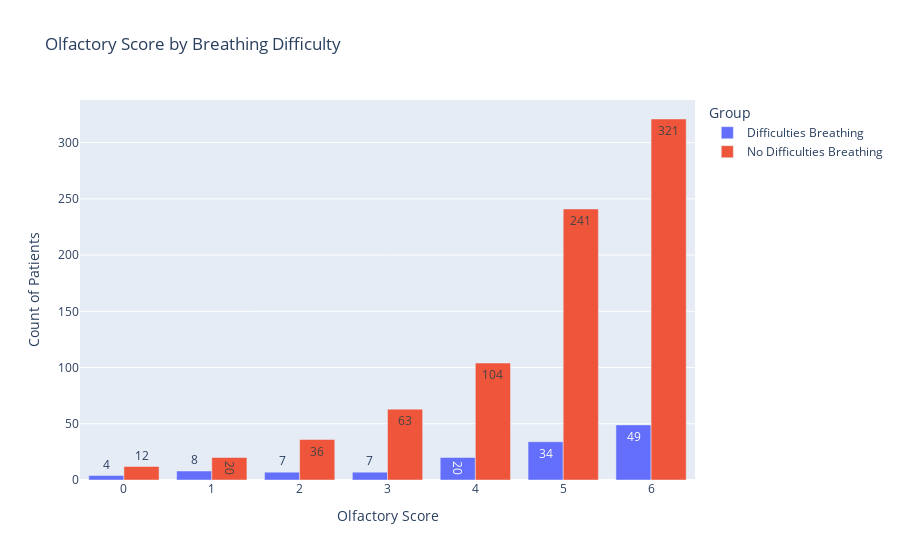

The notebook cell this image was saved under:
### Code cell
fig = px.bar(
    olfactory_df,
    x="Olfactory Score",
    y="Count",
    color="Group",
    barmode="group",
    labels={"Count": "Count of Patients"},
    title="Olfactory Score by Breathing Difficulty",
    text="Count",
)
fig.show()

### Figure 1 — Plotly figure (JSON) as saved in the notebook; plotly's stock layout.template omitted (floating-point values rounded to 4 significant figures)
{"data": [{"alignmentgroup": "True", "hovertemplate": "Group=Difficulties Breathing<br>Olfactory Score=%{x}<br>Count of Patients=%{text}<extra></extra>", "legendgroup": "Difficulties Breathing", "marker": {"color": "#636efa", "pattern": {"shape": ""}}, "name": "Difficulties Breathing", "offsetgroup": "Difficulties Breathing", "orientation": "v", "showlegend": true, "text": [4.0, 8.0, 7.0, 7.0, 20.0, 34.0, 49.0], "textposition": "auto", "type": "bar", "x": [0, 1, 2, 3, 4, 5, 6], "xaxis": "x", "y": [4, 8, 7, 7, 20, 34, 49], "yaxis": "y"}, {"alignmentgroup": "True", "hovertemplate": "Group=No Difficulties Breathing<br>Olfactory Score=%{x}<br>Count of Patients=%{text}<extra></extra>", "legendgroup": "No Difficulties Breathing", "marker": {"color": "#EF553B", "pattern": {"shape": ""}}, "name": "No Difficulties Breathing", "offsetgroup": "No Difficulties Breathing", "orientation": "v", "showlegend": true, "text": [12.0, 20.0, 36.0, 63.0, 104.0, 241.0, 321.0], "textposition": "auto", "type": "bar", "x": [0, 1, 2, 3, 4, 5, 6], "xaxis": "x", "y": [12, 20, 36, 63, 104, 241, 321], "yaxis": "y"}], "layout": {"barmode": "group", "legend": {"title": {"text": "Group"}, "tracegroupgap": 0}, "title": {"text": "Olfactory Score by Breathing Difficulty"}, "xaxis": {"anchor": "y", "domain": [0, 1], "title": {"text": "Olfactory Score"}}, "yaxis": {"anchor": "x", "domain": [0, 1], "title": {"text": "Count of Patients"}}}}
